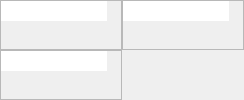
                      <widget class="QFrame" name="multi_frame">
                       <property name="sizePolicy">
                        <sizepolicy hsizetype="Expanding" vsizetype="Expanding">
                         <horstretch>1</horstretch>
                         <verstretch>1</verstretch>
                        </sizepolicy>
                       </property>
                       <property name="frameShape">
                        <enum>QFrame::NoFrame</enum>
                       </property>
                       <property name="frameShadow">
                        <enum>QFrame::Plain</enum>
                       </property>
                       <layout class="QGridLayout" name="gridLayout">
                        <property name="leftMargin">
                         <number>0</number>
                        </property>
                        <property name="topMargin">
                         <number>0</number>
                        </property>
                        <property name="rightMargin">
                         <number>0</number>
                        </property>
                        <property name="bottomMargin">
                         <number>0</number>
                        </property>
                        <property name="spacing">
                         <number>0</number>
                        </property>
                        <item row="0" column="0">
                         <widget class="QFrame" name="graphicswidget_frameZ">
                          <property name="sizePolicy">
                           <sizepolicy hsizetype="Expanding" vsizetype="Expanding">
                            <horstretch>1</horstretch>
                            <verstretch>1</verstretch>
                           </sizepolicy>
                          </property>
                          <property name="frameShape">
                           <enum>QFrame::StyledPanel</enum>
                          </property>
                          <property name="frameShadow">
                           <enum>QFrame::Plain</enum>
                          </property>
                          <layout class="QVBoxLayout" name="verticalLayout_6">
                           <property name="spacing">
                            <number>0</number>
                           </property>
                           <property name="leftMargin">
                            <number>0</number>
                           </property>
                           <property name="topMargin">
                            <number>0</number>
                           </property>
                           <property name="rightMargin">
                            <number>0</number>
                           </property>
                           <property name="bottomMargin">
                            <number>0</number>
                           </property>
                           <item>
                            <layout class="QVBoxLayout" name="verticalLayout_7">
                             <property name="spacing">
                              <number>0</number>
                             </property>
                             <property name="leftMargin">
                              <number>0</number>
                             </property>
                             <property name="topMargin">
                              <number>0</number>
                             </property>
                             <property name="rightMargin">
                              <number>0</number>
                             </property>
                             <property name="bottomMargin">
                              <number>0</number>
                             </property>
                             <item>
                              <layout class="QHBoxLayout" name="horizontalLayout_10">
                               <property name="spacing">
                                <number>0</number>
                               </property>
                               <item>
                                <widget class="QLineEdit" name="info_lineZ">
                                 <property name="sizePolicy">
                                  <sizepolicy hsizetype="Expanding" vsizetype="Preferred">
                                   <horstretch>0</horstretch>
                                   <verstretch>0</verstretch>
                                  </sizepolicy>
                                 </property>
                                 <property name="focusPolicy">
                                  <enum>Qt::NoFocus</enum>
                                 </property>
                                 <property name="contextMenuPolicy">
                                  <enum>Qt::NoContextMenu</enum>
                                 </property>
                                 <property name="acceptDrops">
                                  <bool>false</bool>
                                 </property>
                                 <property name="frame">
                                  <bool>false</bool>
                                 </property>
                                 <property name="readOnly">
                                  <bool>true</bool>
                                 </property>
                                </widget>
                               </item>
                               <item>
                                <widget class="QLabel" name="top_labelZ">
                                 <property name="sizePolicy">
                                  <sizepolicy hsizetype="Minimum" vsizetype="Preferred">
                                   <horstretch>0</horstretch>
                                   <verstretch>0</verstretch>
                                  </sizepolicy>
                                 </property>
                                 <property name="frameShadow">
                                  <enum>QFrame::Plain</enum>
                                 </property>
                                 <property name="text">
                                  <string/>
                                 </property>
                                 <property name="textFormat">
                                  <enum>Qt::RichText</enum>
                                 </property>
                                 <property name="alignment">
                                  <set>Qt::AlignCenter</set>
                                 </property>
                                 <property name="textInteractionFlags">
                                  <set>Qt::NoTextInteraction</set>
                                 </property>
                                </widget>
                               </item>
                               <item>
                                <widget class="QLabel" name="measure_labelZ">
                                 <property name="sizePolicy">
                                  <sizepolicy hsizetype="Expanding" vsizetype="Preferred">
                                   <horstretch>0</horstretch>
                                   <verstretch>0</verstretch>
                                  </sizepolicy>
                                 </property>
                                 <property name="text">
                                  <string/>
                                 </property>
                                 <property name="textFormat">
                                  <enum>Qt::PlainText</enum>
                                 </property>
                                 <property name="alignment">
                                  <set>Qt::AlignRight|Qt::AlignTrailing|Qt::AlignVCenter</set>
                                 </property>
                                 <property name="wordWrap">
                                  <bool>false</bool>
                                 </property>
                                 <property name="textInteractionFlags">
                                  <set>Qt::NoTextInteraction</set>
                                 </property>
                                </widget>
                               </item>
                              </layout>
                             </item>
                             <item>
                              <layout class="QHBoxLayout" name="horizontalLayout_5">
                               <property name="spacing">
                                <number>0</number>
                               </property>
                               <item>
                                <widget class="QLabel" name="left_labelZ">
                                 <property name="sizePolicy">
                                  <sizepolicy hsizetype="Preferred" vsizetype="Expanding">
                                   <horstretch>0</horstretch>
                                   <verstretch>0</verstretch>
                                  </sizepolicy>
                                 </property>
                                 <property name="text">
                                  <string/>
                                 </property>
                                 <property name="textFormat">
                                  <enum>Qt::RichText</enum>
                                 </property>
                                 <property name="alignment">
                                  <set>Qt::AlignCenter</set>
                                 </property>
                                 <property name="textInteractionFlags">
                                  <set>Qt::NoTextInteraction</set>
                                 </property>
                                </widget>
                               </item>
                               <item>
                                <widget class="QFrame" name="frame2D_viewerZ">
                                 <property name="sizePolicy">
                                  <sizepolicy hsizetype="Expanding" vsizetype="Expanding">
                                   <horstretch>0</horstretch>
                                   <verstretch>0</verstretch>
                                  </sizepolicy>
                                 </property>
                                 <property name="frameShape">
                                  <enum>QFrame::NoFrame</enum>
                                 </property>
                                 <property name="frameShadow">
                                  <enum>QFrame::Plain</enum>
                                 </property>
                                </widget>
                               </item>
                              </layout>
                             </item>
                             <item>
                              <widget class="QFrame" name="slider_frameZ">
                               <property name="sizePolicy">
                                <sizepolicy hsizetype="Expanding" vsizetype="Minimum">
                                 <horstretch>0</horstretch>
                                 <verstretch>0</verstretch>
                                </sizepolicy>
                               </property>
                               <property name="frameShape">
                                <enum>QFrame::NoFrame</enum>
                               </property>
                               <property name="frameShadow">
                                <enum>QFrame::Plain</enum>
                               </property>
                              </widget>
                             </item>
                            </layout>
                           </item>
                          </layout>
                         </widget>
                        </item>
                        <item row="0" column="1">
                         <widget class="QFrame" name="graphicswidget_frameY">
                          <property name="sizePolicy">
                           <sizepolicy hsizetype="Expanding" vsizetype="Expanding">
                            <horstretch>1</horstretch>
                            <verstretch>1</verstretch>
                           </sizepolicy>
                          </property>
                          <property name="frameShape">
                           <enum>QFrame::StyledPanel</enum>
                          </property>
                          <property name="frameShadow">
                           <enum>QFrame::Plain</enum>
                          </property>
                          <layout class="QVBoxLayout" name="verticalLayout_8">
                           <property name="spacing">
                            <number>0</number>
                           </property>
                           <property name="leftMargin">
                            <number>0</number>
                           </property>
                           <property name="topMargin">
                            <number>0</number>
                           </property>
                           <property name="rightMargin">
                            <number>0</number>
                           </property>
                           <property name="bottomMargin">
                            <number>0</number>
                           </property>
                           <item>
                            <layout class="QVBoxLayout" name="verticalLayout_9">
                             <property name="spacing">
                              <number>0</number>
                             </property>
                             <property name="leftMargin">
                              <number>0</number>
                             </property>
                             <property name="topMargin">
                              <number>0</number>
                             </property>
                             <property name="rightMargin">
                              <number>0</number>
                             </property>
                             <property name="bottomMargin">
                              <number>0</number>
                             </property>
                             <item>
                              <layout class="QHBoxLayout" name="horizontalLayout_12">
                               <property name="spacing">
                                <number>0</number>
                               </property>
                               <item>
                                <widget class="QLineEdit" name="info_lineY">
                                 <property name="sizePolicy">
                                  <sizepolicy hsizetype="Expanding" vsizetype="Preferred">
                                   <horstretch>0</horstretch>
                                   <verstretch>0</verstretch>
                                  </sizepolicy>
                                 </property>
                                 <property name="focusPolicy">
                                  <enum>Qt::NoFocus</enum>
                                 </property>
                                 <property name="contextMenuPolicy">
                                  <enum>Qt::NoContextMenu</enum>
                                 </property>
                                 <property name="acceptDrops">
                                  <bool>false</bool>
                                 </property>
                                 <property name="frame">
                                  <bool>false</bool>
                                 </property>
                                 <property name="readOnly">
                                  <bool>true</bool>
                                 </property>
                                </widget>
                               </item>
                               <item>
                                <widget class="QLabel" name="top_labelY">
                                 <property name="sizePolicy">
                                  <sizepolicy hsizetype="Minimum" vsizetype="Preferred">
                                   <horstretch>0</horstretch>
                                   <verstretch>0</verstretch>
                                  </sizepolicy>
                                 </property>
                                 <property name="frameShadow">
                                  <enum>QFrame::Plain</enum>
                                 </property>
                                 <property name="text">
                                  <string/>
                                 </property>
                                 <property name="textFormat">
                                  <enum>Qt::RichText</enum>
                                 </property>
                                 <property name="alignment">
                                  <set>Qt::AlignCenter</set>
                                 </property>
                                 <property name="textInteractionFlags">
                                  <set>Qt::NoTextInteraction</set>
                                 </property>
                                </widget>
                               </item>
                               <item>
                                <widget class="QLabel" name="measure_labelY">
                                 <property name="sizePolicy">
                                  <sizepolicy hsizetype="Expanding" vsizetype="Preferred">
                                   <horstretch>0</horstretch>
                                   <verstretch>0</verstretch>
                                  </sizepolicy>
                                 </property>
                                 <property name="text">
                                  <string/>
                                 </property>
                                 <property name="textFormat">
                                  <enum>Qt::PlainText</enum>
                                 </property>
                                 <property name="alignment">
                                  <set>Qt::AlignRight|Qt::AlignTrailing|Qt::AlignVCenter</set>
                                 </property>
                                 <property name="wordWrap">
                                  <bool>false</bool>
                                 </property>
                                 <property name="textInteractionFlags">
                                  <set>Qt::NoTextInteraction</set>
                                 </property>
                                </widget>
                               </item>
                              </layout>
                             </item>
                             <item>
                              <layout class="QHBoxLayout" name="horizontalLayout_6">
                               <property name="spacing">
                                <number>0</number>
                               </property>
                               <item>
                                <widget class="QLabel" name="left_labelY">
                                 <property name="sizePolicy">
                                  <sizepolicy hsizetype="Preferred" vsizetype="Expanding">
                                   <horstretch>0</horstretch>
                                   <verstretch>0</verstretch>
                                  </sizepolicy>
                                 </property>
                                 <property name="text">
                                  <string/>
                                 </property>
                                 <property name="textFormat">
                                  <enum>Qt::RichText</enum>
                                 </property>
                                 <property name="alignment">
                                  <set>Qt::AlignCenter</set>
                                 </property>
                                 <property name="textInteractionFlags">
                                  <set>Qt::NoTextInteraction</set>
                                 </property>
                                </widget>
                               </item>
                               <item>
                                <widget class="QFrame" name="frame2D_viewerY">
                                 <property name="sizePolicy">
                                  <sizepolicy hsizetype="Expanding" vsizetype="Expanding">
                                   <horstretch>0</horstretch>
                                   <verstretch>0</verstretch>
                                  </sizepolicy>
                                 </property>
                                 <property name="frameShape">
                                  <enum>QFrame::NoFrame</enum>
                                 </property>
                                 <property name="frameShadow">
                                  <enum>QFrame::Plain</enum>
                                 </property>
                                </widget>
                               </item>
                              </layout>
                             </item>
                             <item>
                              <widget class="QFrame" name="slider_frameY">
                               <property name="sizePolicy">
                                <sizepolicy hsizetype="Expanding" vsizetype="Minimum">
                                 <horstretch>0</horstretch>
                                 <verstretch>0</verstretch>
                                </sizepolicy>
                               </property>
                               <property name="frameShape">
                                <enum>QFrame::NoFrame</enum>
                               </property>
                               <property name="frameShadow">
                                <enum>QFrame::Plain</enum>
                               </property>
                              </widget>
                             </item>
                            </layout>
                           </item>
                          </layout>
                         </widget>
                        </item>
                        <item row="1" column="0">
                         <widget class="QFrame" name="graphicswidget_frameX">
                          <property name="sizePolicy">
                           <sizepolicy hsizetype="Expanding" vsizetype="Expanding">
                            <horstretch>1</horstretch>
                            <verstretch>1</verstretch>
                           </sizepolicy>
                          </property>
                          <property name="frameShape">
                           <enum>QFrame::StyledPanel</enum>
                          </property>
                          <property name="frameShadow">
                           <enum>QFrame::Plain</enum>
                          </property>
                          <layout class="QVBoxLayout" name="verticalLayout_10">
                           <property name="spacing">
                            <number>0</number>
                           </property>
                           <property name="leftMargin">
                            <number>0</number>
                           </property>
                           <property name="topMargin">
                            <number>0</number>
                           </property>
                           <property name="rightMargin">
                            <number>0</number>
                           </property>
                           <property name="bottomMargin">
                            <number>0</number>
                           </property>
                           <item>
                            <layout class="QVBoxLayout" name="verticalLayout_11">
                             <property name="spacing">
                              <number>0</number>
                             </property>
                             <property name="leftMargin">
                              <number>0</number>
                             </property>
                             <property name="topMargin">
                              <number>0</number>
                             </property>
                             <property name="rightMargin">
                              <number>0</number>
                             </property>
                             <property name="bottomMargin">
                              <number>0</number>
                             </property>
                             <item>
                              <layout class="QHBoxLayout" name="horizontalLayout_11">
                               <property name="spacing">
                                <number>0</number>
                               </property>
                               <item>
                                <widget class="QLineEdit" name="info_lineX">
                                 <property name="sizePolicy">
                                  <sizepolicy hsizetype="Expanding" vsizetype="Preferred">
                                   <horstretch>0</horstretch>
                                   <verstretch>0</verstretch>
                                  </sizepolicy>
                                 </property>
                                 <property name="focusPolicy">
                                  <enum>Qt::NoFocus</enum>
                                 </property>
                                 <property name="contextMenuPolicy">
                                  <enum>Qt::NoContextMenu</enum>
                                 </property>
                                 <property name="acceptDrops">
                                  <bool>false</bool>
                                 </property>
                                 <property name="frame">
                                  <bool>false</bool>
                                 </property>
                                 <property name="readOnly">
                                  <bool>true</bool>
                                 </property>
                                </widget>
                               </item>
                               <item>
                                <widget class="QLabel" name="top_labelX">
                                 <property name="sizePolicy">
                                  <sizepolicy hsizetype="Minimum" vsizetype="Preferred">
                                   <horstretch>0</horstretch>
                                   <verstretch>0</verstretch>
                                  </sizepolicy>
                                 </property>
                                 <property name="frameShadow">
                                  <enum>QFrame::Plain</enum>
                                 </property>
                                 <property name="text">
                                  <string/>
                                 </property>
                                 <property name="textFormat">
                                  <enum>Qt::RichText</enum>
                                 </property>
                                 <property name="alignment">
                                  <set>Qt::AlignCenter</set>
                                 </property>
                                 <property name="textInteractionFlags">
                                  <set>Qt::NoTextInteraction</set>
                                 </property>
                                </widget>
                               </item>
                               <item>
                                <widget class="QLabel" name="measure_labelX">
                                 <property name="sizePolicy">
                                  <sizepolicy hsizetype="Expanding" vsizetype="Preferred">
                                   <horstretch>0</horstretch>
                                   <verstretch>0</verstretch>
                                  </sizepolicy>
                                 </property>
                                 <property name="text">
                                  <string/>
                                 </property>
                                 <property name="textFormat">
                                  <enum>Qt::PlainText</enum>
                                 </property>
                                 <property name="alignment">
                                  <set>Qt::AlignRight|Qt::AlignTrailing|Qt::AlignVCenter</set>
                                 </property>
                                 <property name="wordWrap">
                                  <bool>false</bool>
                                 </property>
                                 <property name="textInteractionFlags">
                                  <set>Qt::NoTextInteraction</set>
                                 </property>
                                </widget>
                               </item>
                              </layout>
                             </item>
                             <item>
                              <layout class="QHBoxLayout" name="horizontalLayout_7">
                               <property name="spacing">
                                <number>0</number>
                               </property>
                               <item>
                                <widget class="QLabel" name="left_labelX">
                                 <property name="sizePolicy">
                                  <sizepolicy hsizetype="Preferred" vsizetype="Expanding">
                                   <horstretch>0</horstretch>
                                   <verstretch>0</verstretch>
                                  </sizepolicy>
                                 </property>
                                 <property name="text">
                                  <string/>
                                 </property>
                                 <property name="textFormat">
                                  <enum>Qt::RichText</enum>
                                 </property>
                                 <property name="alignment">
                                  <set>Qt::AlignCenter</set>
                                 </property>
                                 <property name="textInteractionFlags">
                                  <set>Qt::NoTextInteraction</set>
                                 </property>
                                </widget>
                               </item>
                               <item>
                                <widget class="QFrame" name="frame2D_viewerX">
                                 <property name="sizePolicy">
                                  <sizepolicy hsizetype="Expanding" vsizetype="Expanding">
                                   <horstretch>0</horstretch>
                                   <verstretch>0</verstretch>
                                  </sizepolicy>
                                 </property>
                                 <property name="frameShape">
                                  <enum>QFrame::NoFrame</enum>
                                 </property>
                                 <property name="frameShadow">
                                  <enum>QFrame::Plain</enum>
                                 </property>
                                </widget>
                               </item>
                              </layout>
                             </item>
                             <item>
                              <widget class="QFrame" name="slider_frameX">
                               <property name="sizePolicy">
                                <sizepolicy hsizetype="Expanding" vsizetype="Minimum">
                                 <horstretch>0</horstretch>
                                 <verstretch>0</verstretch>
                                </sizepolicy>
                               </property>
                               <property name="frameShape">
                                <enum>QFrame::NoFrame</enum>
                               </property>
                               <property name="frameShadow">
                                <enum>QFrame::Plain</enum>
                               </property>
                              </widget>
                             </item>
                            </layout>
                           </item>
                          </layout>
                         </widget>
                        </item>
                        <item row="1" column="1">
                         <widget class="QFrame" name="histogram_frame2">
                          <property name="frameShape">
                           <enum>QFrame::NoFrame</enum>
                          </property>
                          <property name="frameShadow">
                           <enum>QFrame::Plain</enum>
                          </property>
                         </widget>
                        </item>
                       </layout>
                      </widget>
